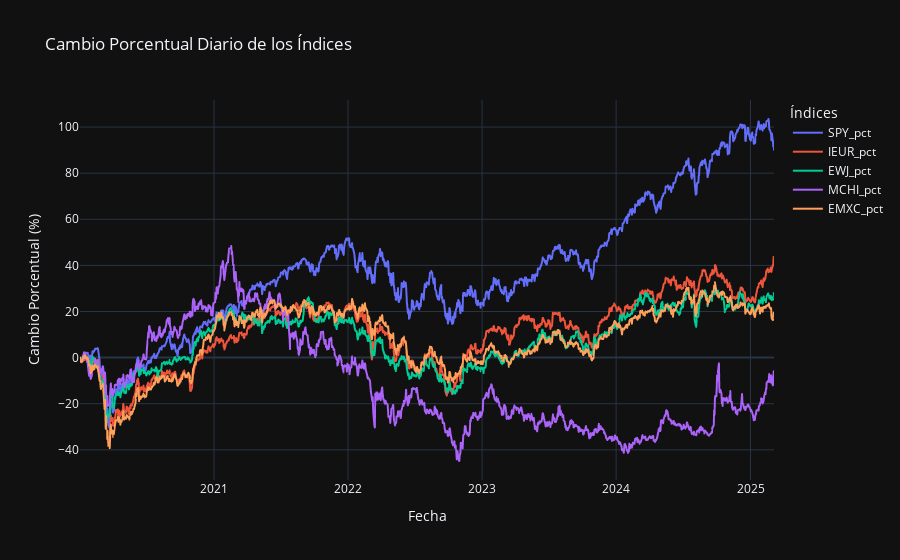

Notebook source saved alongside this figure:
### Code cell
# Crear una lista de las columnas *_pct
pct_columns = [col for col in df.columns if '_pct' in col]

# Crear un gráfico con todas las columnas *_pct
fig = px.line(df, x='datetime', y=pct_columns, title="Cambio Porcentual Diario de los Índices", labels={'datetime': 'Fecha'})
fig.update_layout(
    xaxis_title="Fecha",
    yaxis_title="Cambio Porcentual (%)",
    legend_title="Índices",
    template="plotly_dark"  # Puedes elegir el tema que prefieras
)

# Mostrar el gráfico
fig.show()

### Figure 1 — Plotly figure (JSON) as saved in the notebook; plotly's stock layout.template omitted (floating-point values rounded to 4 significant figures; data arrays with more than 128 entries replaced by an {"elided": "..."} marker saying what was removed)
{"data": [{"hovertemplate": "variable=SPY_pct<br>Fecha=%{x}<br>value=%{y}<extra></extra>", "legendgroup": "SPY_pct", "line": {"color": "#636efa", "dash": "solid"}, "marker": {"symbol": "circle"}, "mode": "lines", "name": "SPY_pct", "showlegend": true, "type": "scattergl", "x": {"elided": "1301 str values"}, "xaxis": "x", "y": {"elided": "1301 float values"}, "yaxis": "y"}, {"hovertemplate": "variable=IEUR_pct<br>Fecha=%{x}<br>value=%{y}<extra></extra>", "legendgroup": "IEUR_pct", "line": {"color": "#EF553B", "dash": "solid"}, "marker": {"symbol": "circle"}, "mode": "lines", "name": "IEUR_pct", "showlegend": true, "type": "scattergl", "x": {"elided": "1301 str values"}, "xaxis": "x", "y": {"elided": "1301 float values"}, "yaxis": "y"}, {"hovertemplate": "variable=EWJ_pct<br>Fecha=%{x}<br>value=%{y}<extra></extra>", "legendgroup": "EWJ_pct", "line": {"color": "#00cc96", "dash": "solid"}, "marker": {"symbol": "circle"}, "mode": "lines", "name": "EWJ_pct", "showlegend": true, "type": "scattergl", "x": {"elided": "1301 str values"}, "xaxis": "x", "y": {"elided": "1301 float values"}, "yaxis": "y"}, {"hovertemplate": "variable=MCHI_pct<br>Fecha=%{x}<br>value=%{y}<extra></extra>", "legendgroup": "MCHI_pct", "line": {"color": "#ab63fa", "dash": "solid"}, "marker": {"symbol": "circle"}, "mode": "lines", "name": "MCHI_pct", "showlegend": true, "type": "scattergl", "x": {"elided": "1301 str values"}, "xaxis": "x", "y": {"elided": "1301 float values"}, "yaxis": "y"}, {"hovertemplate": "variable=EMXC_pct<br>Fecha=%{x}<br>value=%{y}<extra></extra>", "legendgroup": "EMXC_pct", "line": {"color": "#FFA15A", "dash": "solid"}, "marker": {"symbol": "circle"}, "mode": "lines", "name": "EMXC_pct", "showlegend": true, "type": "scattergl", "x": {"elided": "1301 str values"}, "xaxis": "x", "y": {"elided": "1301 float values"}, "yaxis": "y"}], "layout": {"legend": {"title": {"text": "Índices"}, "tracegroupgap": 0}, "title": {"text": "Cambio Porcentual Diario de los Índices"}, "xaxis": {"anchor": "y", "domain": [0, 1], "title": {"text": "Fecha"}}, "yaxis": {"anchor": "x", "domain": [0, 1], "title": {"text": "Cambio Porcentual (%)"}}}}
